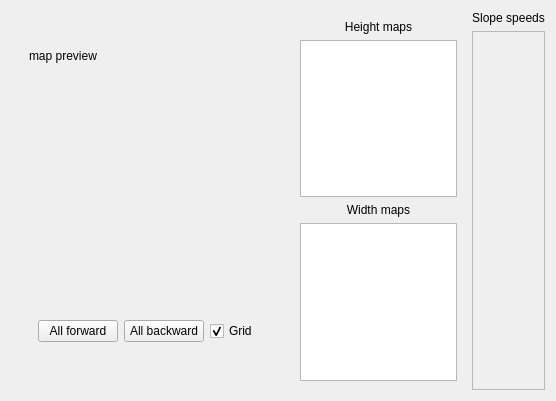
<?xml version="1.0" encoding="UTF-8"?>
<ui version="4.0">
 <class>TalesQtLengthMapEditorWidget</class>
 <widget class="QWidget" name="TalesQtLengthMapEditorWidget">
  <property name="geometry">
   <rect>
    <x>0</x>
    <y>0</y>
    <width>556</width>
    <height>401</height>
   </rect>
  </property>
  <property name="windowTitle">
   <string>Form</string>
  </property>
  <layout class="QVBoxLayout" name="verticalLayout_5">
   <item>
    <spacer name="verticalSpacer_3">
     <property name="orientation">
      <enum>Qt::Vertical</enum>
     </property>
     <property name="sizeHint" stdset="0">
      <size>
       <width>17</width>
       <height>8</height>
      </size>
     </property>
    </spacer>
   </item>
   <item>
    <layout class="QHBoxLayout" name="horizontalLayout_3">
     <item>
      <spacer name="horizontalSpacer">
       <property name="orientation">
        <enum>Qt::Horizontal</enum>
       </property>
       <property name="sizeHint" stdset="0">
        <size>
         <width>13</width>
         <height>17</height>
        </size>
       </property>
      </spacer>
     </item>
     <item>
      <widget class="QWidget" name="widget_3" native="true">
       <layout class="QHBoxLayout" name="horizontalLayout_2">
        <item>
         <widget class="QWidget" name="widget_2" native="true">
          <layout class="QGridLayout" name="gridLayout">
           <item row="2" column="0">
            <widget class="QWidget" name="widget" native="true">
             <layout class="QHBoxLayout" name="horizontalLayout">
              <item>
               <widget class="QPushButton" name="normalizeButton">
                <property name="text">
                 <string>All forward</string>
                </property>
               </widget>
              </item>
              <item>
               <widget class="QPushButton" name="reverseButton">
                <property name="text">
                 <string>All backward</string>
                </property>
               </widget>
              </item>
              <item>
               <widget class="QCheckBox" name="gridCheckBox">
                <property name="text">
                 <string>Grid</string>
                </property>
                <property name="checked">
                 <bool>true</bool>
                </property>
               </widget>
              </item>
             </layout>
            </widget>
           </item>
           <item row="0" column="0">
            <spacer name="verticalSpacer">
             <property name="orientation">
              <enum>Qt::Vertical</enum>
             </property>
             <property name="sizeHint" stdset="0">
              <size>
               <width>20</width>
               <height>40</height>
              </size>
             </property>
            </spacer>
           </item>
           <item row="1" column="0">
            <widget class="GenericEventLabel" name="lengthMapPreviewLabel">
             <property name="sizePolicy">
              <sizepolicy hsizetype="Fixed" vsizetype="Fixed">
               <horstretch>0</horstretch>
               <verstretch>0</verstretch>
              </sizepolicy>
             </property>
             <property name="minimumSize">
              <size>
               <width>256</width>
               <height>256</height>
              </size>
             </property>
             <property name="mouseTracking">
              <bool>true</bool>
             </property>
             <property name="text">
              <string>map preview</string>
             </property>
             <property name="alignment">
              <set>Qt::AlignLeading|Qt::AlignLeft|Qt::AlignTop</set>
             </property>
            </widget>
           </item>
           <item row="3" column="0">
            <spacer name="verticalSpacer_2">
             <property name="orientation">
              <enum>Qt::Vertical</enum>
             </property>
             <property name="sizeHint" stdset="0">
              <size>
               <width>20</width>
               <height>40</height>
              </size>
             </property>
            </spacer>
           </item>
          </layout>
         </widget>
        </item>
        <item>
         <layout class="QVBoxLayout" name="verticalLayout_4">
          <item>
           <layout class="QVBoxLayout" name="verticalLayout_2">
            <item>
             <widget class="QLabel" name="label_2">
              <property name="text">
               <string>Height maps</string>
              </property>
              <property name="alignment">
               <set>Qt::AlignCenter</set>
              </property>
             </widget>
            </item>
            <item>
             <widget class="QListWidget" name="heightMapList">
              <property name="maximumSize">
               <size>
                <width>200</width>
                <height>16777215</height>
               </size>
              </property>
             </widget>
            </item>
           </layout>
          </item>
          <item>
           <layout class="QVBoxLayout" name="verticalLayout">
            <item>
             <widget class="QLabel" name="label">
              <property name="text">
               <string>Width maps</string>
              </property>
              <property name="alignment">
               <set>Qt::AlignCenter</set>
              </property>
             </widget>
            </item>
            <item>
             <widget class="QListWidget" name="widthMapList">
              <property name="maximumSize">
               <size>
                <width>200</width>
                <height>16777215</height>
               </size>
              </property>
             </widget>
            </item>
           </layout>
          </item>
         </layout>
        </item>
       </layout>
      </widget>
     </item>
     <item>
      <layout class="QVBoxLayout" name="verticalLayout_3">
       <item>
        <widget class="QLabel" name="label_3">
         <property name="text">
          <string>Slope speeds</string>
         </property>
         <property name="alignment">
          <set>Qt::AlignCenter</set>
         </property>
        </widget>
       </item>
       <item>
        <widget class="QScrollArea" name="slopeSpeedScrollArea">
         <property name="minimumSize">
          <size>
           <width>0</width>
           <height>0</height>
          </size>
         </property>
         <property name="focusPolicy">
          <enum>Qt::NoFocus</enum>
         </property>
         <property name="horizontalScrollBarPolicy">
          <enum>Qt::ScrollBarAlwaysOff</enum>
         </property>
         <property name="widgetResizable">
          <bool>true</bool>
         </property>
         <widget class="QWidget" name="slopeSpeedScrollAreaContents">
          <property name="geometry">
           <rect>
            <x>0</x>
            <y>0</y>
            <width>79</width>
            <height>357</height>
           </rect>
          </property>
          <property name="minimumSize">
           <size>
            <width>0</width>
            <height>0</height>
           </size>
          </property>
         </widget>
        </widget>
       </item>
      </layout>
     </item>
     <item>
      <spacer name="horizontalSpacer_2">
       <property name="orientation">
        <enum>Qt::Horizontal</enum>
       </property>
       <property name="sizeHint" stdset="0">
        <size>
         <width>13</width>
         <height>17</height>
        </size>
       </property>
      </spacer>
     </item>
    </layout>
   </item>
   <item>
    <spacer name="verticalSpacer_4">
     <property name="orientation">
      <enum>Qt::Vertical</enum>
     </property>
     <property name="sizeHint" stdset="0">
      <size>
       <width>20</width>
       <height>5</height>
      </size>
     </property>
    </spacer>
   </item>
  </layout>
 </widget>
 <customwidgets>
  <customwidget>
   <class>GenericEventLabel</class>
   <extends>QLabel</extends>
   <header>genericeventlabel.h</header>
  </customwidget>
 </customwidgets>
 <resources/>
 <connections/>
</ui>
